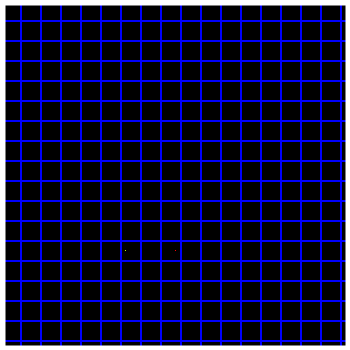
Frame 1 (no input)
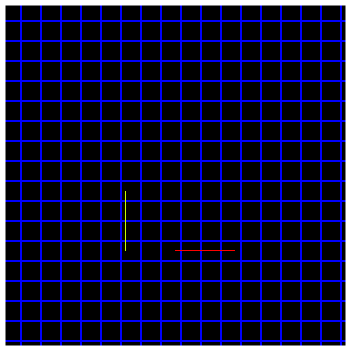
Frame 60 (the mouse pressed at the canvas centre just before this capture)
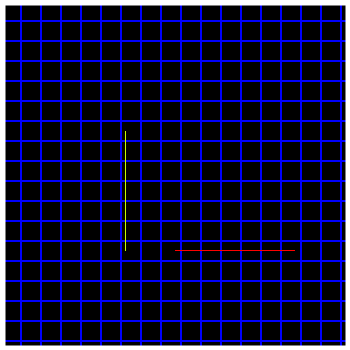
Frame 120 (the mouse held since frame 60 and released just before this capture)

The Processing sketch that drew these frames (run headless with seeded random() and noise(); from frame 60 on, the mouse is pressed at the canvas centre):

// Processing sketch: processing_78354
// ── processing_78354.pde

// Jeffrey Chen CP1 Tron November 2,2012
void setup() {
  size(350, 350);
  background(0);
  key = 'w';
}
int px=125;
int py=250;
int cx=175;
int cy=250;
boolean gameOver=false;
boolean win=false;
int count=0;
void draw() {
  count++;
  if ( count==1) {
    grid();
  }
  if (win==true){
    fill(255);
    textAlign(175, 175);
    text("You Win :D", 175, 175);
  }
  if (gameOver==true) {
    fill(255, 0, 0);
    textAlign(175, 175);
    text("GAME OVER", 250, 250);
  }
  else if (gameOver==false && win==false) {
    player();
    computer();
  }
  if (get(px, py) != color(0) && get(px, py) != color(0, 0, 255)) {
    gameOver=true;
  }
  if (get(cx, cy) != color(0) && get(cx, cy) != color(0, 0, 255)) {
    win=true;
  }
}
void grid() {
  for (int ry=0; ry< height; ry+=20) {
    stroke(0, 0, 255);
    rect(0, ry, width, 1);
  }
  for (int rx=0; rx< width; rx+=20) {
    rect(rx, 0, 1, height);
  }
  noFill();
  strokeWeight(10);
  stroke(255);
  rect(0, 0, width, height);
}

void player() {
  fill(200, 250, 0);
  noStroke();
  rect(px, py, 1, 1);
  if (keyPressed=true && key=='w') {
    py-=1;
  }
  else if (keyPressed=true && key=='s') {
    py+=1;
  }
  else if (keyPressed=true && key=='a') {
    px-=1;
  }
  else if (keyPressed=true && key=='d') {
    px+=1;
  }
}
int cd=int(random(37,41));
void computer() {
  fill(255, 0, 0);
  rect(cx, cy, 1, 1);
  if (cd==UP) {
    cy-=1;
    if (get(cx, cy-2) != color(0) && get(cx, cy-2) != color(0, 0, 255)) {
      int num=int(random(2));
      if (num==0) {
        cd=RIGHT;
      }
      else {
        cd=LEFT;
      }
    }
  }
  else if (cd==DOWN) {
    cy+=1;
    if (get(cx, cy+2) != color(0) && get(cx, cy+2) != color(0, 0, 255)) {
      int num=int(random(2));
      if (num==0) {
        cd=RIGHT;
      }
      else {
        cd=LEFT;
      }
    }
  }


  else if (cd==LEFT) {
    cx-=1;

     if (get(cx-2, cy) != color(0) && get(cx-2, cy) != color(0, 0, 255)) {
      int num=int(random(2));
      if (num==1) {
        cd=UP;
      }
      else {
        cd=DOWN;
      }
    }
  }

  else if (cd==RIGHT) {
    cx+=1;

     if (get(cx+2, cy) != color(0) && get(cx+2, cy) != color(0, 0, 255)) {
      int num=int(random(2));
      if (num==0) {
        cd=UP;
      }
      else {
        cd=DOWN;
      }
    }
  }
}
